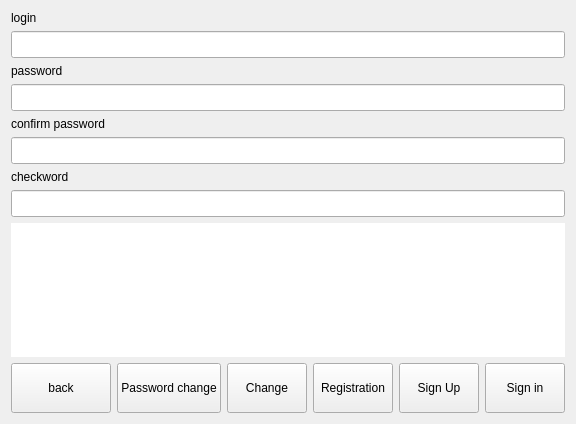
<?xml version="1.0" encoding="UTF-8"?>
<ui version="4.0">
 <class>GuiLogin</class>
 <widget class="QMainWindow" name="GuiLogin">
  <property name="geometry">
   <rect>
    <x>0</x>
    <y>0</y>
    <width>517</width>
    <height>424</height>
   </rect>
  </property>
  <property name="minimumSize">
   <size>
    <width>0</width>
    <height>0</height>
   </size>
  </property>
  <property name="maximumSize">
   <size>
    <width>16777215</width>
    <height>16777215</height>
   </size>
  </property>
  <property name="windowTitle">
   <string>Terminal</string>
  </property>
  <widget class="QWidget" name="centralWidget">
   <property name="sizePolicy">
    <sizepolicy hsizetype="Maximum" vsizetype="Maximum">
     <horstretch>0</horstretch>
     <verstretch>0</verstretch>
    </sizepolicy>
   </property>
   <property name="minimumSize">
    <size>
     <width>0</width>
     <height>0</height>
    </size>
   </property>
   <property name="maximumSize">
    <size>
     <width>16777215</width>
     <height>16777215</height>
    </size>
   </property>
   <layout class="QVBoxLayout" name="verticalLayout">
    <item>
     <widget class="QLabel" name="labelLogin">
      <property name="sizePolicy">
       <sizepolicy hsizetype="Preferred" vsizetype="Maximum">
        <horstretch>0</horstretch>
        <verstretch>0</verstretch>
       </sizepolicy>
      </property>
      <property name="text">
       <string>login</string>
      </property>
      <property name="scaledContents">
       <bool>false</bool>
      </property>
     </widget>
    </item>
    <item>
     <widget class="QLineEdit" name="login">
      <property name="sizePolicy">
       <sizepolicy hsizetype="Expanding" vsizetype="Fixed">
        <horstretch>0</horstretch>
        <verstretch>0</verstretch>
       </sizepolicy>
      </property>
      <property name="font">
       <font>
        <pointsize>12</pointsize>
       </font>
      </property>
      <property name="text">
       <string/>
      </property>
      <property name="maxLength">
       <number>256</number>
      </property>
     </widget>
    </item>
    <item>
     <widget class="QLabel" name="labelPassword">
      <property name="sizePolicy">
       <sizepolicy hsizetype="Preferred" vsizetype="Maximum">
        <horstretch>0</horstretch>
        <verstretch>0</verstretch>
       </sizepolicy>
      </property>
      <property name="text">
       <string>password</string>
      </property>
      <property name="scaledContents">
       <bool>false</bool>
      </property>
     </widget>
    </item>
    <item>
     <widget class="QLineEdit" name="password">
      <property name="font">
       <font>
        <pointsize>12</pointsize>
       </font>
      </property>
      <property name="text">
       <string/>
      </property>
      <property name="maxLength">
       <number>256</number>
      </property>
      <property name="echoMode">
       <enum>QLineEdit::Password</enum>
      </property>
      <property name="clearButtonEnabled">
       <bool>true</bool>
      </property>
     </widget>
    </item>
    <item>
     <widget class="QLabel" name="labelConfirmPassword">
      <property name="sizePolicy">
       <sizepolicy hsizetype="Preferred" vsizetype="Maximum">
        <horstretch>0</horstretch>
        <verstretch>0</verstretch>
       </sizepolicy>
      </property>
      <property name="text">
       <string>confirm password</string>
      </property>
      <property name="scaledContents">
       <bool>false</bool>
      </property>
     </widget>
    </item>
    <item>
     <widget class="QLineEdit" name="confirmPassword">
      <property name="font">
       <font>
        <pointsize>12</pointsize>
       </font>
      </property>
      <property name="text">
       <string/>
      </property>
      <property name="maxLength">
       <number>256</number>
      </property>
      <property name="echoMode">
       <enum>QLineEdit::Password</enum>
      </property>
      <property name="clearButtonEnabled">
       <bool>true</bool>
      </property>
     </widget>
    </item>
    <item>
     <widget class="QLabel" name="labelCheckword">
      <property name="sizePolicy">
       <sizepolicy hsizetype="Preferred" vsizetype="Maximum">
        <horstretch>0</horstretch>
        <verstretch>0</verstretch>
       </sizepolicy>
      </property>
      <property name="text">
       <string>checkword</string>
      </property>
      <property name="scaledContents">
       <bool>false</bool>
      </property>
     </widget>
    </item>
    <item>
     <widget class="QLineEdit" name="checkword">
      <property name="font">
       <font>
        <pointsize>12</pointsize>
       </font>
      </property>
      <property name="text">
       <string/>
      </property>
      <property name="maxLength">
       <number>256</number>
      </property>
      <property name="echoMode">
       <enum>QLineEdit::Normal</enum>
      </property>
      <property name="clearButtonEnabled">
       <bool>true</bool>
      </property>
     </widget>
    </item>
    <item>
     <widget class="QTextEdit" name="textEdit">
      <property name="sizePolicy">
       <sizepolicy hsizetype="Expanding" vsizetype="MinimumExpanding">
        <horstretch>0</horstretch>
        <verstretch>0</verstretch>
       </sizepolicy>
      </property>
      <property name="frameShape">
       <enum>QFrame::NoFrame</enum>
      </property>
      <property name="lineWidth">
       <number>1</number>
      </property>
      <property name="verticalScrollBarPolicy">
       <enum>Qt::ScrollBarAlwaysOff</enum>
      </property>
      <property name="horizontalScrollBarPolicy">
       <enum>Qt::ScrollBarAlwaysOff</enum>
      </property>
      <property name="sizeAdjustPolicy">
       <enum>QAbstractScrollArea::AdjustToContents</enum>
      </property>
      <property name="readOnly">
       <bool>true</bool>
      </property>
      <property name="html">
       <string>&lt;!DOCTYPE HTML PUBLIC &quot;-//W3C//DTD HTML 4.0//EN&quot; &quot;http://www.w3.org/TR/REC-html40/strict.dtd&quot;&gt;
&lt;html&gt;&lt;head&gt;&lt;meta name=&quot;qrichtext&quot; content=&quot;1&quot; /&gt;&lt;style type=&quot;text/css&quot;&gt;
p, li { white-space: pre-wrap; }
&lt;/style&gt;&lt;/head&gt;&lt;body style=&quot; font-family:'MS Shell Dlg 2'; font-size:7.8pt; font-weight:400; font-style:normal;&quot;&gt;
&lt;p style=&quot;-qt-paragraph-type:empty; margin-top:0px; margin-bottom:0px; margin-left:0px; margin-right:0px; -qt-block-indent:0; text-indent:0px;&quot;&gt;&lt;br /&gt;&lt;/p&gt;&lt;/body&gt;&lt;/html&gt;</string>
      </property>
     </widget>
    </item>
    <item>
     <spacer name="verticalSpacer">
      <property name="orientation">
       <enum>Qt::Vertical</enum>
      </property>
      <property name="sizeType">
       <enum>QSizePolicy::Preferred</enum>
      </property>
      <property name="sizeHint" stdset="0">
       <size>
        <width>26</width>
        <height>0</height>
       </size>
      </property>
     </spacer>
    </item>
    <item>
     <layout class="QHBoxLayout" name="horizontalLayout_2">
      <item>
       <widget class="QPushButton" name="showDafult">
        <property name="sizePolicy">
         <sizepolicy hsizetype="Minimum" vsizetype="Minimum">
          <horstretch>0</horstretch>
          <verstretch>0</verstretch>
         </sizepolicy>
        </property>
        <property name="minimumSize">
         <size>
          <width>100</width>
          <height>50</height>
         </size>
        </property>
        <property name="text">
         <string>back</string>
        </property>
       </widget>
      </item>
      <item>
       <widget class="QPushButton" name="showPassChange">
        <property name="sizePolicy">
         <sizepolicy hsizetype="Minimum" vsizetype="Minimum">
          <horstretch>0</horstretch>
          <verstretch>0</verstretch>
         </sizepolicy>
        </property>
        <property name="minimumSize">
         <size>
          <width>0</width>
          <height>50</height>
         </size>
        </property>
        <property name="text">
         <string>Password change</string>
        </property>
       </widget>
      </item>
      <item>
       <widget class="QPushButton" name="passChange">
        <property name="sizePolicy">
         <sizepolicy hsizetype="Minimum" vsizetype="Minimum">
          <horstretch>0</horstretch>
          <verstretch>0</verstretch>
         </sizepolicy>
        </property>
        <property name="minimumSize">
         <size>
          <width>0</width>
          <height>50</height>
         </size>
        </property>
        <property name="text">
         <string>Change</string>
        </property>
       </widget>
      </item>
      <item>
       <widget class="QPushButton" name="registration">
        <property name="sizePolicy">
         <sizepolicy hsizetype="Minimum" vsizetype="Minimum">
          <horstretch>0</horstretch>
          <verstretch>0</verstretch>
         </sizepolicy>
        </property>
        <property name="minimumSize">
         <size>
          <width>0</width>
          <height>50</height>
         </size>
        </property>
        <property name="text">
         <string>Registration</string>
        </property>
       </widget>
      </item>
      <item>
       <widget class="QPushButton" name="signUp">
        <property name="sizePolicy">
         <sizepolicy hsizetype="Minimum" vsizetype="Minimum">
          <horstretch>0</horstretch>
          <verstretch>0</verstretch>
         </sizepolicy>
        </property>
        <property name="minimumSize">
         <size>
          <width>0</width>
          <height>50</height>
         </size>
        </property>
        <property name="text">
         <string>Sign Up</string>
        </property>
       </widget>
      </item>
      <item>
       <widget class="QPushButton" name="signIn">
        <property name="minimumSize">
         <size>
          <width>0</width>
          <height>50</height>
         </size>
        </property>
        <property name="maximumSize">
         <size>
          <width>16777215</width>
          <height>16777215</height>
         </size>
        </property>
        <property name="text">
         <string>Sign in</string>
        </property>
       </widget>
      </item>
     </layout>
    </item>
   </layout>
  </widget>
 </widget>
 <layoutdefault spacing="6" margin="11"/>
 <resources/>
 <connections/>
</ui>
